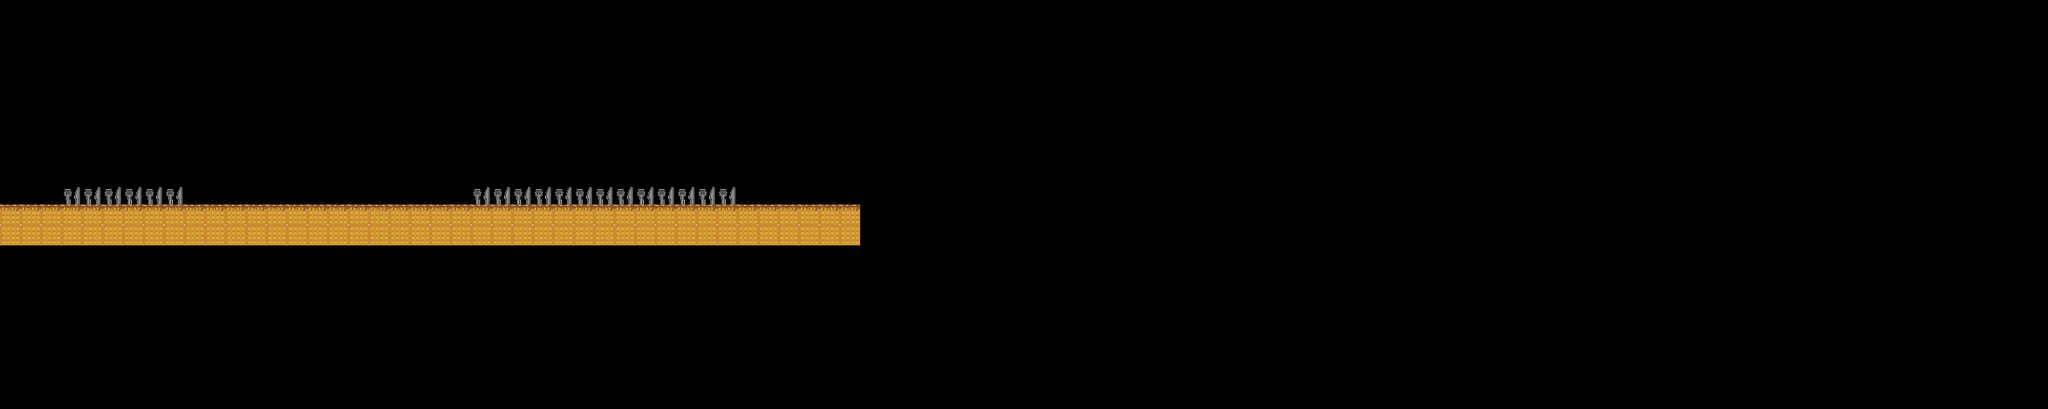

The image is a tile-based game level rendered from a .tmx file. Its description and complete source (layers, tilesets, objects, tile grids) follow:
An orthogonal 100x20 tile map with 32x32 px tiles, 1 tile layer (Tile Layer 1), 3 tilesets.

<map version="1.0" orientation="orthogonal" renderorder="right-up" width="100" height="20" tilewidth="32" tileheight="32" nextobjectid="1">
 <tileset firstgid="1" name="waffleSyrup(small)" tilewidth="32" tileheight="32" tilecount="1" columns="1">
  <image source="waffleSyrup(small).png" trans="ffffff" width="32" height="32" />
 </tileset>
 <tileset firstgid="2" name="waffle(small)" tilewidth="32" tileheight="32" tilecount="1" columns="1">
  <image source="waffle(small).png" trans="ffffff" width="32" height="32" />
 </tileset>
 <tileset firstgid="3" name="forkNknife(small)" tilewidth="32" tileheight="32" tilecount="1" columns="1">
  <image source="forkNknife(small).png" trans="ffffff" width="32" height="32" />
 </tileset>
 <layer name="Tile Layer 1" width="100" height="20">
  <data encoding="csv">
0,0,0,0,0,0,0,0,0,0,0,0,0,0,0,0,0,0,0,0,0,0,0,0,0,0,0,0,0,0,0,0,0,0,0,0,0,0,0,0,0,0,0,0,0,0,0,0,0,0,0,0,0,0,0,0,0,0,0,0,0,0,0,0,0,0,0,0,0,0,0,0,0,0,0,0,0,0,0,0,0,0,0,0,0,0,0,0,0,0,0,0,0,0,0,0,0,0,0,0,
0,0,0,0,0,0,0,0,0,0,0,0,0,0,0,0,0,0,0,0,0,0,0,0,0,0,0,0,0,0,0,0,0,0,0,0,0,0,0,0,0,0,0,0,0,0,0,0,0,0,0,0,0,0,0,0,0,0,0,0,0,0,0,0,0,0,0,0,0,0,0,0,0,0,0,0,0,0,0,0,0,0,0,0,0,0,0,0,0,0,0,0,0,0,0,0,0,0,0,0,
0,0,0,0,0,0,0,0,0,0,0,0,0,0,0,0,0,0,0,0,0,0,0,0,0,0,0,0,0,0,0,0,0,0,0,0,0,0,0,0,0,0,0,0,0,0,0,0,0,0,0,0,0,0,0,0,0,0,0,0,0,0,0,0,0,0,0,0,0,0,0,0,0,0,0,0,0,0,0,0,0,0,0,0,0,0,0,0,0,0,0,0,0,0,0,0,0,0,0,0,
0,0,0,0,0,0,0,0,0,0,0,0,0,0,0,0,0,0,0,0,0,0,0,0,0,0,0,0,0,0,0,0,0,0,0,0,0,0,0,0,0,0,0,0,0,0,0,0,0,0,0,0,0,0,0,0,0,0,0,0,0,0,0,0,0,0,0,0,0,0,0,0,0,0,0,0,0,0,0,0,0,0,0,0,0,0,0,0,0,0,0,0,0,0,0,0,0,0,0,0,
0,0,0,0,0,0,0,0,0,0,0,0,0,0,0,0,0,0,0,0,0,0,0,0,0,0,0,0,0,0,0,0,0,0,0,0,0,0,0,0,0,0,0,0,0,0,0,0,0,0,0,0,0,0,0,0,0,0,0,0,0,0,0,0,0,0,0,0,0,0,0,0,0,0,0,0,0,0,0,0,0,0,0,0,0,0,0,0,0,0,0,0,0,0,0,0,0,0,0,0,
0,0,0,0,0,0,0,0,0,0,0,0,0,0,0,0,0,0,0,0,0,0,0,0,0,0,0,0,0,0,0,0,0,0,0,0,0,0,0,0,0,0,0,0,0,0,0,0,0,0,0,0,0,0,0,0,0,0,0,0,0,0,0,0,0,0,0,0,0,0,0,0,0,0,0,0,0,0,0,0,0,0,0,0,0,0,0,0,0,0,0,0,0,0,0,0,0,0,0,0,
0,0,0,0,0,0,0,0,0,0,0,0,0,0,0,0,0,0,0,0,0,0,0,0,0,0,0,0,0,0,0,0,0,0,0,0,0,0,0,0,0,0,0,0,0,0,0,0,0,0,0,0,0,0,0,0,0,0,0,0,0,0,0,0,0,0,0,0,0,0,0,0,0,0,0,0,0,0,0,0,0,0,0,0,0,0,0,0,0,0,0,0,0,0,0,0,0,0,0,0,
0,0,0,0,0,0,0,0,0,0,0,0,0,0,0,0,0,0,0,0,0,0,0,0,0,0,0,0,0,0,0,0,0,0,0,0,0,0,0,0,0,0,0,0,0,0,0,0,0,0,0,0,0,0,0,0,0,0,0,0,0,0,0,0,0,0,0,0,0,0,0,0,0,0,0,0,0,0,0,0,0,0,0,0,0,0,0,0,0,0,0,0,0,0,0,0,0,0,0,0,
0,0,0,0,0,0,0,0,0,0,0,0,0,0,0,0,0,0,0,0,0,0,0,0,0,0,0,0,0,0,0,0,0,0,0,0,0,0,0,0,0,0,0,0,0,0,0,0,0,0,0,0,0,0,0,0,0,0,0,0,0,0,0,0,0,0,0,0,0,0,0,0,0,0,0,0,0,0,0,0,0,0,0,0,0,0,0,0,0,0,0,0,0,0,0,0,0,0,0,0,
0,0,0,3,3,3,3,3,3,0,0,0,0,0,0,0,0,0,0,0,0,0,0,3,3,3,3,3,3,3,3,3,3,3,3,3,0,0,0,0,0,0,0,0,0,0,0,0,0,0,0,0,0,0,0,0,0,0,0,0,0,0,0,0,0,0,0,0,0,0,0,0,0,0,0,0,0,0,0,0,0,0,0,0,0,0,0,0,0,0,0,0,0,0,0,0,0,0,0,0,
1,1,1,1,1,1,1,1,1,1,1,1,1,1,1,1,1,1,1,1,1,1,1,1,1,1,1,1,1,1,1,1,1,1,1,1,1,1,1,1,1,1,0,0,0,0,0,0,0,0,0,0,0,0,0,0,0,0,0,0,0,0,0,0,0,0,0,0,0,0,0,0,0,0,0,0,0,0,0,0,0,0,0,0,0,0,0,0,0,0,0,0,0,0,0,0,0,0,0,0,
2,2,2,2,2,2,2,2,2,2,2,2,2,2,2,2,2,2,2,2,2,2,2,2,2,2,2,2,2,2,2,2,2,2,2,2,2,2,2,2,2,2,0,0,0,0,0,0,0,0,0,0,0,0,0,0,0,0,0,0,0,0,0,0,0,0,0,0,0,0,0,0,0,0,0,0,0,0,0,0,0,0,0,0,0,0,0,0,0,0,0,0,0,0,0,0,0,0,0,0,
0,0,0,0,0,0,0,0,0,0,0,0,0,0,0,0,0,0,0,0,0,0,0,0,0,0,0,0,0,0,0,0,0,0,0,0,0,0,0,0,0,0,0,0,0,0,0,0,0,0,0,0,0,0,0,0,0,0,0,0,0,0,0,0,0,0,0,0,0,0,0,0,0,0,0,0,0,0,0,0,0,0,0,0,0,0,0,0,0,0,0,0,0,0,0,0,0,0,0,0,
0,0,0,0,0,0,0,0,0,0,0,0,0,0,0,0,0,0,0,0,0,0,0,0,0,0,0,0,0,0,0,0,0,0,0,0,0,0,0,0,0,0,0,0,0,0,0,0,0,0,0,0,0,0,0,0,0,0,0,0,0,0,0,0,0,0,0,0,0,0,0,0,0,0,0,0,0,0,0,0,0,0,0,0,0,0,0,0,0,0,0,0,0,0,0,0,0,0,0,0,
0,0,0,0,0,0,0,0,0,0,0,0,0,0,0,0,0,0,0,0,0,0,0,0,0,0,0,0,0,0,0,0,0,0,0,0,0,0,0,0,0,0,0,0,0,0,0,0,0,0,0,0,0,0,0,0,0,0,0,0,0,0,0,0,0,0,0,0,0,0,0,0,0,0,0,0,0,0,0,0,0,0,0,0,0,0,0,0,0,0,0,0,0,0,0,0,0,0,0,0,
0,0,0,0,0,0,0,0,0,0,0,0,0,0,0,0,0,0,0,0,0,0,0,0,0,0,0,0,0,0,0,0,0,0,0,0,0,0,0,0,0,0,0,0,0,0,0,0,0,0,0,0,0,0,0,0,0,0,0,0,0,0,0,0,0,0,0,0,0,0,0,0,0,0,0,0,0,0,0,0,0,0,0,0,0,0,0,0,0,0,0,0,0,0,0,0,0,0,0,0,
0,0,0,0,0,0,0,0,0,0,0,0,0,0,0,0,0,0,0,0,0,0,0,0,0,0,0,0,0,0,0,0,0,0,0,0,0,0,0,0,0,0,0,0,0,0,0,0,0,0,0,0,0,0,0,0,0,0,0,0,0,0,0,0,0,0,0,0,0,0,0,0,0,0,0,0,0,0,0,0,0,0,0,0,0,0,0,0,0,0,0,0,0,0,0,0,0,0,0,0,
0,0,0,0,0,0,0,0,0,0,0,0,0,0,0,0,0,0,0,0,0,0,0,0,0,0,0,0,0,0,0,0,0,0,0,0,0,0,0,0,0,0,0,0,0,0,0,0,0,0,0,0,0,0,0,0,0,0,0,0,0,0,0,0,0,0,0,0,0,0,0,0,0,0,0,0,0,0,0,0,0,0,0,0,0,0,0,0,0,0,0,0,0,0,0,0,0,0,0,0,
0,0,0,0,0,0,0,0,0,0,0,0,0,0,0,0,0,0,0,0,0,0,0,0,0,0,0,0,0,0,0,0,0,0,0,0,0,0,0,0,0,0,0,0,0,0,0,0,0,0,0,0,0,0,0,0,0,0,0,0,0,0,0,0,0,0,0,0,0,0,0,0,0,0,0,0,0,0,0,0,0,0,0,0,0,0,0,0,0,0,0,0,0,0,0,0,0,0,0,0,
0,0,0,0,0,0,0,0,0,0,0,0,0,0,0,0,0,0,0,0,0,0,0,0,0,0,0,0,0,0,0,0,0,0,0,0,0,0,0,0,0,0,0,0,0,0,0,0,0,0,0,0,0,0,0,0,0,0,0,0,0,0,0,0,0,0,0,0,0,0,0,0,0,0,0,0,0,0,0,0,0,0,0,0,0,0,0,0,0,0,0,0,0,0,0,0,0,0,0,0
</data>
 </layer>
</map>
